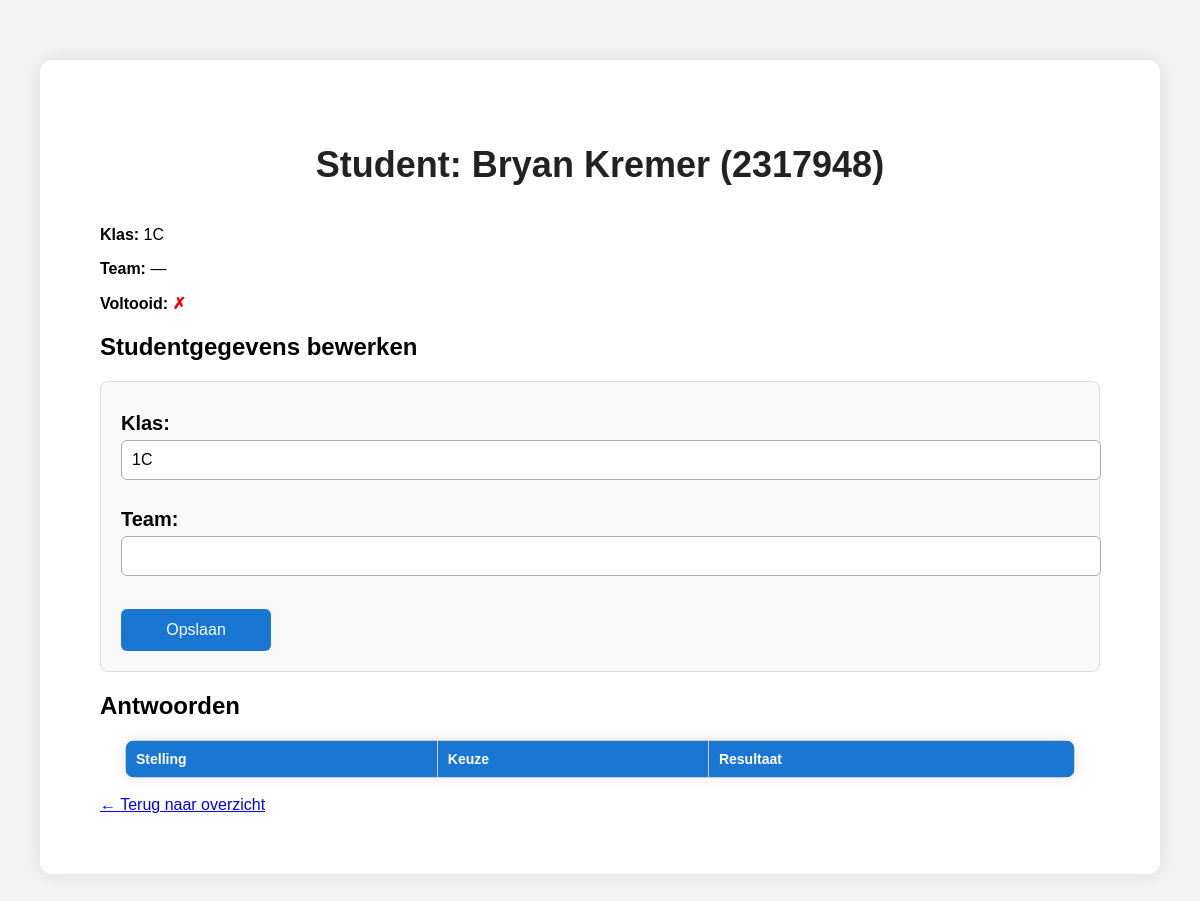
Screenshot of /admin/student/2317948 (signed in) with the database file from the repository.
### app/models.py (models this page shows, shortened)
class Student(db.Model):
    __tablename__ = 'students'
    id = db.Column(db.Integer, primary_key=True)
    student_number = db.Column(db.String(10), unique=True, nullable=False)
    name = db.Column(db.String(100), nullable=False)
    student_class = db.Column(db.String(50), nullable=False)
    team = db.Column(db.String(50), nullable=True)
    completed = db.Column(db.Boolean, default=False)

### app/views/admin.py (the view)
@admin_bp.route('/student/<student_number>')
@login_required
def student_detail(student_number):
    student = Student.query.filter_by(student_number=student_number).first()
    if not student:
        return "Student niet gevonden", 404
    answers = Answer.query.filter_by(student_number=student_number).all()
    completed = len(answers) >= 20
    statements = {s.statement_number: s for s in Statement.query.all()}
    return render_template(
    'admin/student_detail.html',
    student=student,
    answers=answers,
    statements=statements,
    completed=completed
  )

### app/views/admin.py (called while the page is built)
def login_required(view_func):
    @wraps(view_func)
    def wrapper(*args, **kwargs):
        if 'teacher_id' not in session:
            flash("Log eerst in om toegang te krijgen.", "warning")
            return redirect(url_for('auth.login'))
        return view_func(*args, **kwargs)
    return wrapper

### app/templates/admin/student_detail.html (shortened to what this page needs)
<!DOCTYPE html>
<html>
  <head>
    <link
      rel="stylesheet"
      href="{{ url_for('static', filename='style.css') }}"
    />
  </head>
  <body class="teacher-page">
    <div class="container">
      <h1>Student: {{ student.name }} ({{ student.student_number }})</h1>
      <p><strong>Klas:</strong> {{ student.student_class }}</p>
      <p><strong>Team:</strong> {{ student.team or "—" }}</p>
      <p>
        <strong>Voltooid:</strong>
        {% if completed %}
        <span class="completed">✓</span>
        {% else %}
        <span class="incomplete">✗</span>
        {% endif %}
      </p>
      <h2>Studentgegevens bewerken</h2>
      <form
        method="POST"
        class="edit-form"
        action="{{ url_for('admin.update_student', student_number=student.student_number) }}"
      >
        <label for="student_class">Klas:</label>
        <input
          type="text"
          name="student_class"
          value="{{ student.student_class or '' }}"
          required
        /><br /><br />
        <label for="team">Team:</label>
        <input
          type="text"
          name="team"
          value="{{ student.team or '' }}"
        /><br /><br />
        <button type="submit">Opslaan</button>
      </form>
      <h2>Antwoorden</h2>
      <table class="answers-table">
        <thead>
          <tr>
            <th>Stelling</th>
            <th>Keuze</th>
            <th>Resultaat</th>
          </tr>
        </thead>
      </table>
      <br />
      <a href="{{ url_for('admin.dashboard') }}">← Terug naar overzicht</a>
    </div>
  </body>
</html>

### app/static/style.css (style rules this page uses)
body { font-family: Arial, sans-serif; background-color: #f4f4f4; margin: 0; padding: 20px; }
.container { max-width: 1000px; margin: 40px auto; background: white; padding: 60px; border-radius: 12px; box-shadow: 0 0 25px rgba(0, 0, 0, 0.1); }
h1 { text-align: center; font-size: 36px; margin-bottom: 40px; color: #222; }
label, .statement-label, .statement-text, .progress-text { font-size: 20px; }
input[type="text"] { font-size: 18px; padding: 12px; }
button { transition: background-color 0.2s, transform 0.1s; }
.incomplete { color: red; font-weight: bold; }
.teacher-page table { width: 95%; margin: auto; border-collapse: collapse; background: white; box-shadow: 0 0 15px rgba(0,0,0,0.1); border-radius: 10px; overflow: hidden; }
.teacher-page th, .teacher-page td { border: 1px solid #ddd; padding: 12px 15px; text-align: left; font-size: 14px; }
.teacher-page th { background-color: #1976d2; color: white; }
th { cursor: pointer; position: relative; }
.edit-form { margin-top: 20px; padding: 20px; background-color: #f9f9f9; border: 1px solid #ddd; border-radius: 8px; }
.edit-form label { display: block; margin-top: 10px; font-weight: bold; }
.edit-form input[type="text"] { width: 100%; padding: 10px; margin-top: 5px; border: 1px solid #aaa; border-radius: 6px; font-size: 16px; }
.edit-form button { margin-top: 15px; padding: 12px 20px; font-size: 16px; border: none; background-color: #1976d2; color: white; border-radius: 6px; cursor: pointer; width: 150px; }
.answers-table { width: 100%; border-collapse: collapse; margin-top: 20px; }
.answers-table th, .answers-table td { padding: 10px; border: 1px solid #ccc; text-align: left; }

### rows the page displays
Student: name "Bryan Kremer", student_number "2317948", student_class "1C", team "—"
